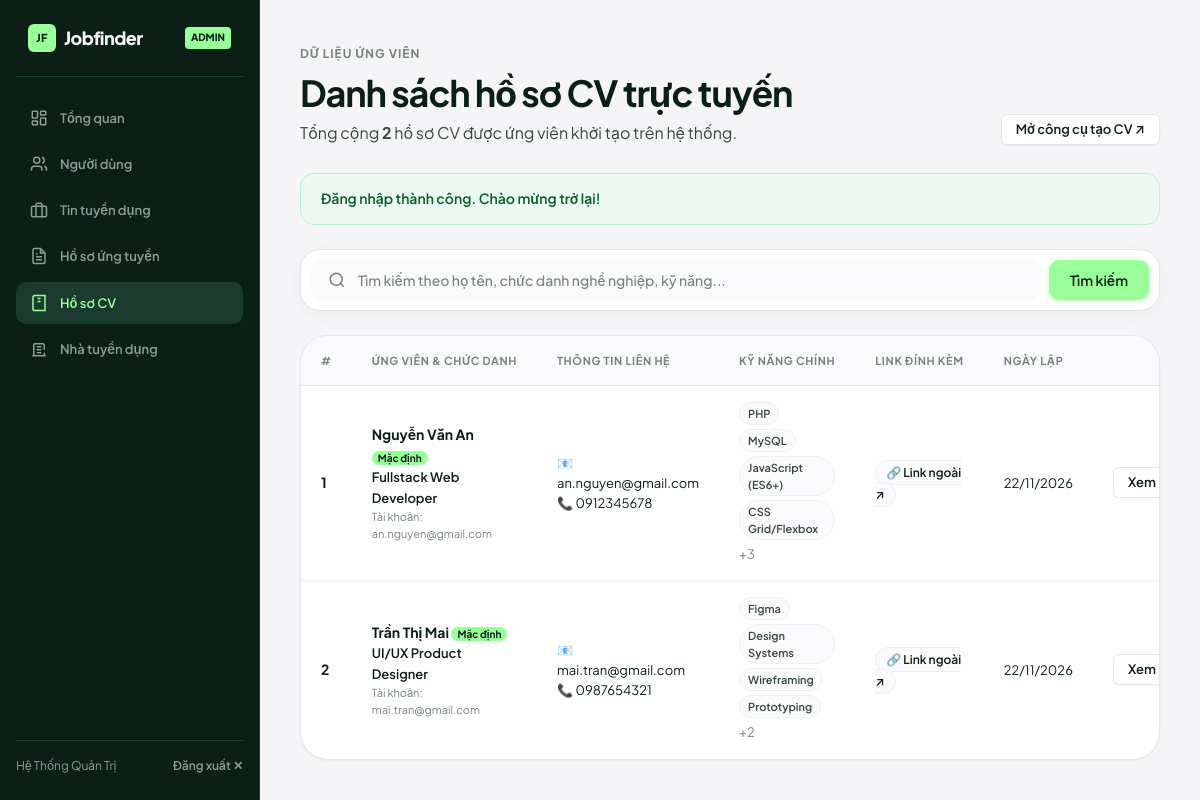
Page /admin/cvs.php (signed in) on the committed database.
### tables this page shows
CREATE TABLE `cvs` (
  `id` INT AUTO_INCREMENT PRIMARY KEY,
  `user_id` INT NOT NULL,
  `title` VARCHAR(150) NOT NULL DEFAULT 'Hồ sơ nghề nghiệp',
  `full_name` VARCHAR(100) NOT NULL,
  `email` VARCHAR(100) NOT NULL,
  `phone` VARCHAR(20) NULL,
  `address` VARCHAR(200) NULL,
  `summary` TEXT NULL,
  `education` TEXT NULL,
  `experience` TEXT NULL,
  `skills` TEXT NULL,
  `certifications` TEXT NULL,
  `languages` VARCHAR(255) NULL,
  `cv_link` VARCHAR(255) NULL,
  `is_default` TINYINT(1) NOT NULL DEFAULT 0,
  `created_at` TIMESTAMP DEFAULT CURRENT_TIMESTAMP,
  `updated_at` TIMESTAMP NULL ON UPDATE CURRENT_TIMESTAMP,
  CONSTRAINT `fk_cv_user` FOREIGN KEY (`user_id`) REFERENCES `users` (`id`) ON DELETE CASCADE
);

CREATE TABLE `users` (
  `id` INT AUTO_INCREMENT PRIMARY KEY,
  `name` VARCHAR(100) NOT NULL,
  `email` VARCHAR(100) NOT NULL UNIQUE,
  `role` ENUM('candidate', 'employer', 'admin') NOT NULL DEFAULT 'candidate',
  `password` VARCHAR(255) NOT NULL,
  `phone` VARCHAR(20) NULL,
  `avatar` VARCHAR(255) NULL,
  `is_active` TINYINT(1) NOT NULL DEFAULT 1,
  `created_at` TIMESTAMP DEFAULT CURRENT_TIMESTAMP
);

### admin/cvs.php (the view, shortened to what this page needs)
<?php
require_once '../config/database.php';
$search = trim($_GET['search'] ?? '');
$sql = "
    SELECT c.*, u.name as account_name, u.email as account_email
    FROM cvs c
    JOIN users u ON u.id = c.user_id
    WHERE 1=1
";
$params = [];
$sql .= " ORDER BY c.created_at DESC";
$stmt = $pdo->prepare($sql);
$stmt->execute($params);
$cvs = $stmt->fetchAll();
$total_cvs = count($cvs);
?>
<!DOCTYPE html>
<html lang="vi">
<head>
    <link rel="stylesheet" href="../assets/css/style.css">
</head>
<body>
<div class="portal-layout">
    <?php include '../includes/admin-sidebar.php'; ?>
    <main class="portal-main">
        <div class="section-header" style="margin-bottom:28px;">
            <div>
                <span class="section-eyebrow">Dữ liệu ứng viên</span>
                <h1 class="section-title">Danh sách hồ sơ CV trực tuyến</h1>
                <p class="section-desc">Tổng cộng <strong><?= $total_cvs ?></strong> hồ sơ CV được ứng viên khởi tạo trên hệ thống.</p>
            </div>
            <a href="../cv-builder.php" target="_blank" class="btn btn-secondary btn-sm">Mở công cụ tạo CV ↗</a>
        </div>
        <?php if (!empty($_SESSION['flash_message'])): ?>
            <div class="flash-bar flash--<?= $_SESSION['flash_type'] ?? 'success' ?>">
                <?= htmlspecialchars($_SESSION['flash_message']) ?>
            </div>
        <?php endif; ?>
        <div class="smart-search-card" style="margin-bottom:24px;">
            <form method="GET" class="search-form-row" style="grid-template-columns: 1fr auto;">
                <div class="search-field">
                    <svg width="18" height="18" viewBox="0 0 24 24" fill="none" stroke="currentColor" stroke-width="2"><circle cx="11" cy="11" r="8"/><line x1="21" y1="21" x2="16.65" y2="16.65"/></svg>
                    <input type="text" name="search" class="search-input" placeholder="Tìm kiếm theo họ tên, chức danh nghề nghiệp, kỹ năng..." value="<?= htmlspecialchars($search) ?>">
                </div>
                <div style="display:flex; gap:8px;">
                    <button type="submit" class="btn btn-primary">Tìm kiếm</button>
                </div>
            </form>
        </div>
        <div class="table-card">
            <div class="table-responsive">
                <table class="data-table">
                    <thead>
                        <tr>
                            <th style="width:40px;">#</th>
                            <th>Ứng viên & Chức danh</th>
                            <th>Thông tin liên hệ</th>
                            <th>Kỹ năng chính</th>
                            <th>Link đính kèm</th>
                            <th>Ngày lập</th>
                            <th style="text-align:right;">Thao tác</th>
                        </tr>
                    </thead>
                    <tbody>
                        <?php if (!empty($cvs)): ?>
                            <?php foreach ($cvs as $i => $c): ?>
                                <tr>
                                    <td class="text-muted" style="font-weight:700;"><?= $i + 1 ?></td>
                                    <td>
                                        <div style="font-weight:700; color:var(--ink);">
                                            <?= htmlspecialchars($c['full_name']) ?>
                                            <?php if (!empty($c['is_default'])): ?>
                                                <span class="badge badge--active" style="font-size:10px; padding:2px 6px;">Mặc định</span>
                                            <?php endif; ?>
                                        </div>
                                        <div style="font-size:13px; color:var(--text); font-weight:600;"><?= htmlspecialchars($c['title']) ?></div>
                                        <div style="font-size:11px; color:var(--muted);">Tài khoản: <?= htmlspecialchars($c['account_email']) ?></div>
                                    </td>
                                    <td class="text-muted text-sm">
                                        <div>📧 <?= htmlspecialchars($c['email']) ?></div>
                                        <?php if (!empty($c['phone'])): ?>
                                            <div>📞 <?= htmlspecialchars($c['phone']) ?></div>
                                        <?php endif; ?>
                                    </td>
                                    <td>
                                        <?php
                                        $skills_arr = !empty($c['skills']) ? array_filter(array_map('trim', explode(',', $c['skills']))) : [];
                                        ?>
                                        <?php if (!empty($skills_arr)): ?>
                                            <div style="display:flex; flex-wrap:wrap; gap:4px; max-width:260px;">
                                                <?php foreach (array_slice($skills_arr, 0, 4) as $sk): ?>
                                                    <span class="chip" style="font-size:11px; padding:2px 8px;"><?= htmlspecialchars($sk) ?></span>
                                                <?php endforeach; ?>
                                                <?php if (count($skills_arr) > 4): ?>
                                                    <span class="text-muted text-sm">+<?= count($skills_arr) - 4 ?></span>
                                                <?php endif; ?>
                                            </div>
                                        <?php else: ?>
                                            <span class="text-muted text-sm">Chưa nhập</span>
                                        <?php endif; ?>
                                    </td>
                                    <td>
                                        <?php if (!empty($c['cv_link'])): ?>
                                            <a href="<?= htmlspecialchars($c['cv_link']) ?>" target="_blank" rel="noopener noreferrer" class="chip" style="color:var(--ink); font-weight:600; text-decoration:none;">
                                                🔗 Link ngoài ↗
                                            </a>
                                        <?php else: ?>
                                            <span class="text-muted text-sm">—</span>
                                        <?php endif; ?>
                                    </td>
                                    <td class="text-muted text-sm">
                                        <?= date('d/m/Y', strtotime($c['created_at'])) ?>
                                    </td>
                                    <td style="text-align:right;">
                                        <div style="display:flex; justify-content:flex-end; gap:6px;">
                                            <a href="../cv-preview.php?id=<?= (int)$c['id'] ?>" target="_blank" class="btn btn-secondary btn-sm">Xem CV ↗</a>
                                        </div>
                                    </td>
                                </tr>
                            <?php endforeach; ?>
                        <?php endif; ?>
                    </tbody>
                </table>
            </div>
        </div>
    </main>
</div>
</body>
</html>

### rows in the picture
cvs: full_name "Nguyễn Văn An", is_default "Mặc định", title "Fullstack Web Developer", user.email "an.nguyen@gmail.com", email "an.nguyen@gmail.com", phone "0912345678", skills "PHP", skills "MySQL", skills "JavaScript (ES6+)", skills "CSS Grid/Flexbox", count($skills_arr)-4 "3", created_at "22/11/2026"
cvs: full_name "Trần Thị Mai", is_default "Mặc định", title "UI/UX Product Designer", user.email "mai.tran@gmail.com", email "mai.tran@gmail.com", phone "0987654321", skills "Figma", skills "Design Systems", skills "Wireframing", skills "Prototyping", count($skills_arr)-4 "2", created_at "22/11/2026"

### other values in the picture
$_SESSION['user_name'] "Hệ Thống Quản Trị"
$total_cvs "2"
$_SESSION['flash_message'] "Đăng nhập thành công. Chào mừng trở lại!"
